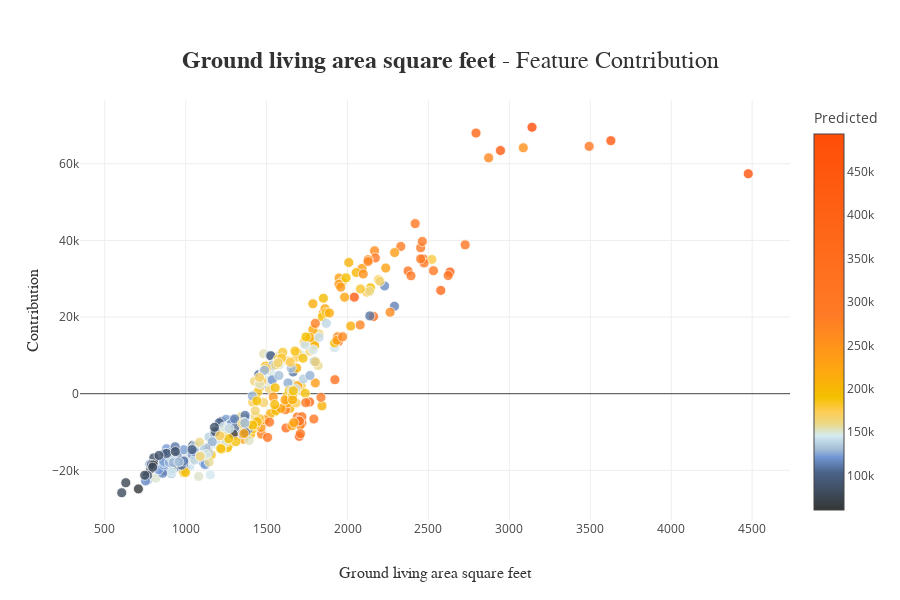

Notebook code cell kept with this figure:
### Code cell
xpl.plot.contribution_plot("GrLivArea")

### Figure 1 — Plotly figure (JSON) as saved in the notebook; plotly's stock layout.template omitted (floating-point values rounded to 4 significant figures; data arrays with more than 128 entries replaced by an {"elided": "..."} marker saying what was removed)
{"data": [{"customdata": {"elided": "365 int values"}, "hovertemplate": "<b>%{hovertext}</b><br />Ground living area square feet : %{x}<br />Contribution: %{y:.4f}<extra></extra>", "hovertext": {"elided": "365 str values"}, "marker": {"color": {"elided": "365 int values"}, "coloraxis": "coloraxis", "line": {"color": "white", "width": 0.8}, "opacity": 0.8, "size": 10}, "mode": "markers", "type": "scatter", "x": {"elided": "365 int values"}, "y": {"elided": "365 float values"}}], "layout": {"coloraxis": {"colorbar": {"title": {"text": "Predicted"}}, "colorscale": [[0, "rgb(52, 55, 54)"], [0.1002, "rgb(74, 99, 138)"], [0.1419, "rgb(116, 153, 214)"], [0.1612, "rgb(162, 188, 213)"], [0.1971, "rgb(212, 234, 242)"], [0.2294, "rgb(235, 216, 134)"], [0.2628, "rgb(255, 204, 83)"], [0.2993, "rgb(244 ,192, 0)"], [0.3744, "rgb(255, 166, 17)"], [0.5173, "rgb(255, 123, 38)"], [1, "rgb(255, 77, 7)"]]}, "height": 600, "hovermode": "closest", "title": {"font": {"color": "rgb(50, 50, 50)", "family": "Arial", "size": 24}, "text": "<b>Ground living area square feet</b> - Feature Contribution", "x": 0.5, "xanchor": "center", "y": 0.9, "yanchor": "middle"}, "width": 900, "xaxis": {"automargin": true, "title": {"font": {"color": "rgb(50, 50, 50)", "family": "Arial Black", "size": 16}, "text": "Ground living area square feet"}}, "yaxis": {"automargin": true, "title": {"font": {"color": "rgb(50, 50, 50)", "family": "Arial Black", "size": 16}, "text": "Contribution"}}}}
